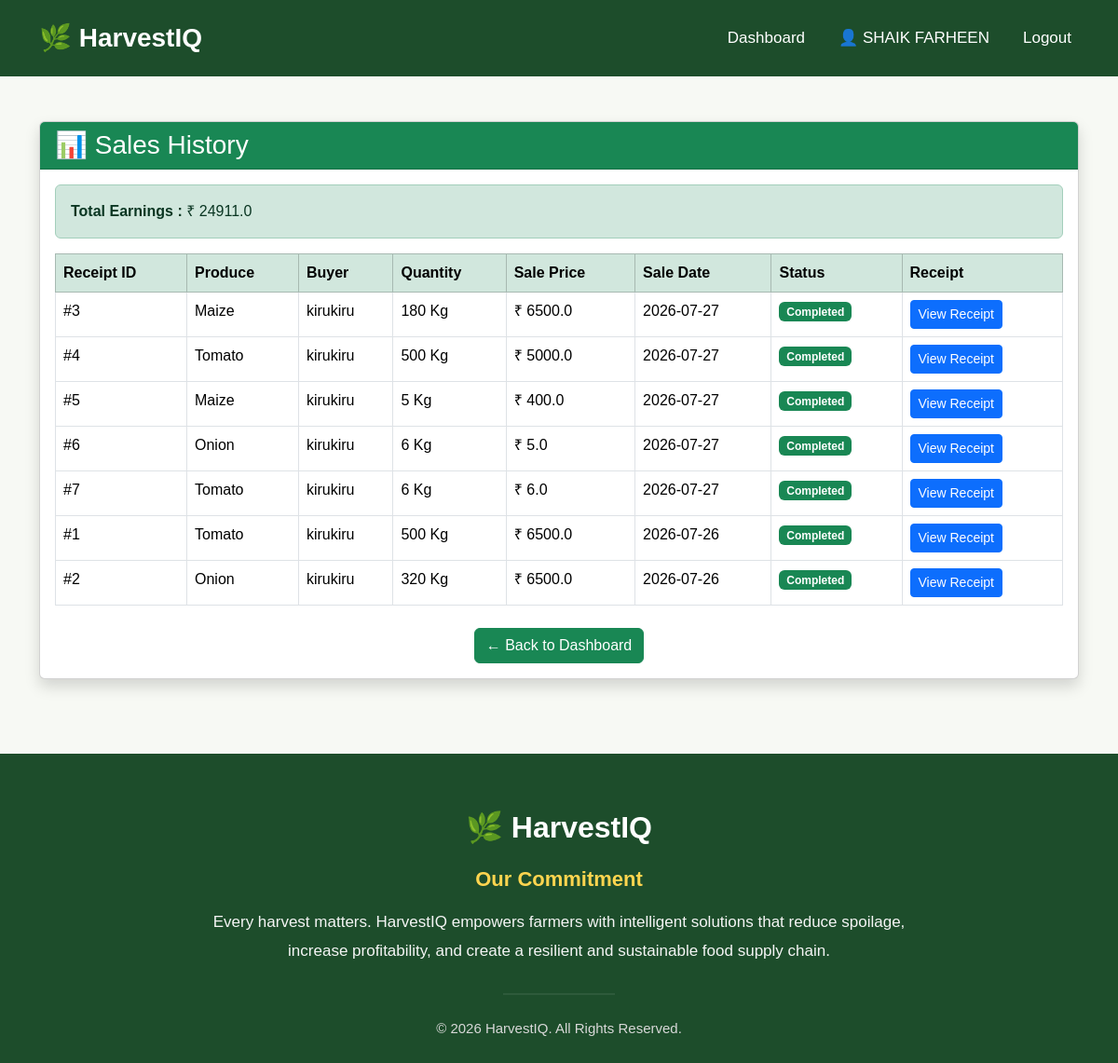
/sales_history (signed in), run on the app's committed database.
### app.py (models this page shows)
class Sale(db.Model):
    __tablename__ = "sales"
    id = db.Column(db.Integer, primary_key=True)
    batch_id = db.Column(
        db.Integer,
        db.ForeignKey("produce_batches.id"),
        nullable=False,
        unique=True
    )
    buyer_id = db.Column(
        db.Integer,
        db.ForeignKey("buyers.id"),
        nullable=False
    )
    sale_price = db.Column(db.Float)
    sale_date = db.Column(db.Date)
    quantity_sold = db.Column(db.Integer)
    batch = db.relationship(
        "ProduceBatch",
        back_populates="sale"
    )
    buyer = db.relationship(
        "Buyer",
        back_populates="purchases"
    )

class ProduceBatch(db.Model):
    __tablename__ = "produce_batches"
    id = db.Column(db.Integer, primary_key=True)
    farmer_id = db.Column(
        db.Integer,
        db.ForeignKey("farmers.id"),
        nullable=False
    )
    crop_name = db.Column(db.String(50))
    variety = db.Column(db.String(50))
    quantity = db.Column(db.Integer)
    unit = db.Column(db.String(20))
    harvest_date = db.Column(db.Date)
    farm_location = db.Column(db.String(200))
    status = db.Column(
        db.String(30),
        default="Registered"
    )
    farmer = db.relationship(
        "Farmer",
        back_populates="produce_batches"
    )
    quality = db.relationship(
        "QualityInspection",
        back_populates="batch",
        uselist=False,
        lazy=True
    )
    shelf_life = db.relationship(
        "ShelfLifePrediction",
        back_populates="batch",
        uselist=False,
        lazy=True
    )
    storage = db.relationship(
        "StorageRecord",
        back_populates="batch",
        lazy=True
    )
    deliveries = db.relationship(
        "Delivery",
        back_populates="batch",
        lazy=True
    )
    recommendation = db.relationship(
        "Recommendation",
        back_populates="batch",
        uselist=False,
        lazy=True
    )
    sale = db.relationship(
        "Sale",
        back_populates="batch",
        uselist=False,
        lazy=True
    )

class Buyer(db.Model):
    __tablename__ = "buyers"
    id = db.Column(db.Integer, primary_key=True)
    user_id = db.Column(
        db.Integer,
        db.ForeignKey("users.id"),
        nullable=False,
        unique=True
    )
    company_name = db.Column(db.String(100))
    buyer_type = db.Column(db.String(50))
    city = db.Column(db.String(50))
    user = db.relationship(
        "User",
        back_populates="buyer"
    )
    purchases = db.relationship(
        "Sale",
        back_populates="buyer",
        lazy=True
    )

### app.py (the view)
@app.route("/sales_history")
def sales_history():
    if "user_id" not in session:
        flash("Please login first.", "warning")
        return redirect(url_for("login"))
    farmer = Farmer.query.filter_by(
        user_id=session["user_id"]
    ).first_or_404()
    sales = Sale.query.join(ProduceBatch).filter(
        ProduceBatch.farmer_id == farmer.id
    ).order_by(Sale.sale_date.desc()).all()
    total_sales = sum(sale.sale_price for sale in sales)
    return render_template(
        "sales_history.html",
        sales=sales,
        total_sales=total_sales
    )

### templates/sales_history.html (shortened to what this page needs)
{% extends "base.html" %}
{% block content %}
<div class="container mt-5">
    <div class="card shadow">
        <div class="card-header bg-success text-white">
            <h3 class="mb-0">
                📊 Sales History
            </h3>
        </div>
        <div class="card-body">
            <div class="alert alert-success">
                <strong>Total Earnings :</strong>
                ₹ {{ total_sales }}
            </div>
            {% if sales %}
            <table class="table table-bordered table-hover">
                <thead class="table-success">
                    <tr>
                        <th>Receipt ID</th>
                        <th>Produce</th>
                        <th>Buyer</th>
                        <th>Quantity</th>
                        <th>Sale Price</th>
                        <th>Sale Date</th>
                        <th>Status</th>
                        <th>Receipt</th>
                    </tr>
                </thead>
                <tbody>
                    {% for sale in sales %}
                    <tr>
                        <td>#{{ sale.id }}</td>
                        <td>{{ sale.batch.crop_name }}</td>
                        <td>{{ sale.buyer.company_name }}</td>
                        <td>{{ sale.quantity_sold }} {{ sale.batch.unit }}</td>
                        <td>₹ {{ sale.sale_price }}</td>
                        <td>{{ sale.sale_date }}</td>
                        <td>
                            <span class="badge bg-success">
                                Completed
                            </span>
                        </td>
                        <td>
                            <a href="{{ url_for('sale_receipt', sale_id=sale.id) }}"
                               class="btn btn-primary btn-sm">
                                View Receipt
                            </a>
                        </td>
                    </tr>
                    {% endfor %}
                </tbody>
            </table>
            {% else %}
            <div class="alert alert-warning text-center">
                No sales found.
            </div>
            {% endif %}
            <div class="text-center mt-4">
                <a href="{{ url_for('farmer_dashboard') }}"
                   class="btn btn-success">
                    ← Back to Dashboard
                </a>
            </div>
        </div>
    </div>
</div>
{% endblock %}

### templates/base.html (style rules this page uses)
* { margin: 0; padding: 0; box-sizing: border-box; font-family: Arial, Helvetica, sans-serif; }
body { background: #f7f9f4; color: #333; }
html { scroll-behavior: smooth; }

### data on the page
Sale: id "3", batch.crop_name "Maize", buyer.company_name "kirukiru", quantity_sold "180", batch.unit "Kg", sale_price "6500.0", sale_date "2026-07-27"
Sale: id "4", batch.crop_name "Tomato", buyer.company_name "kirukiru", quantity_sold "500", batch.unit "Kg", sale_price "5000.0", sale_date "2026-07-27"
Sale: id "5", batch.crop_name "Maize", buyer.company_name "kirukiru", quantity_sold "5", batch.unit "Kg", sale_price "400.0", sale_date "2026-07-27"
Sale: id "6", batch.crop_name "Onion", buyer.company_name "kirukiru", quantity_sold "6", batch.unit "Kg", sale_price "5.0", sale_date "2026-07-27"
Sale: id "7", batch.crop_name "Tomato", buyer.company_name "kirukiru", quantity_sold "6", batch.unit "Kg", sale_price "6.0", sale_date "2026-07-27"
Sale: id "1", batch.crop_name "Tomato", buyer.company_name "kirukiru", quantity_sold "500", batch.unit "Kg", sale_price "6500.0", sale_date "2026-07-26"
Sale: id "2", batch.crop_name "Onion", buyer.company_name "kirukiru", quantity_sold "320", batch.unit "Kg", sale_price "6500.0", sale_date "2026-07-26"

### other printed values
{{ session["name"] }} "SHAIK FARHEEN"
{{ total_sales }} "24911.0"
